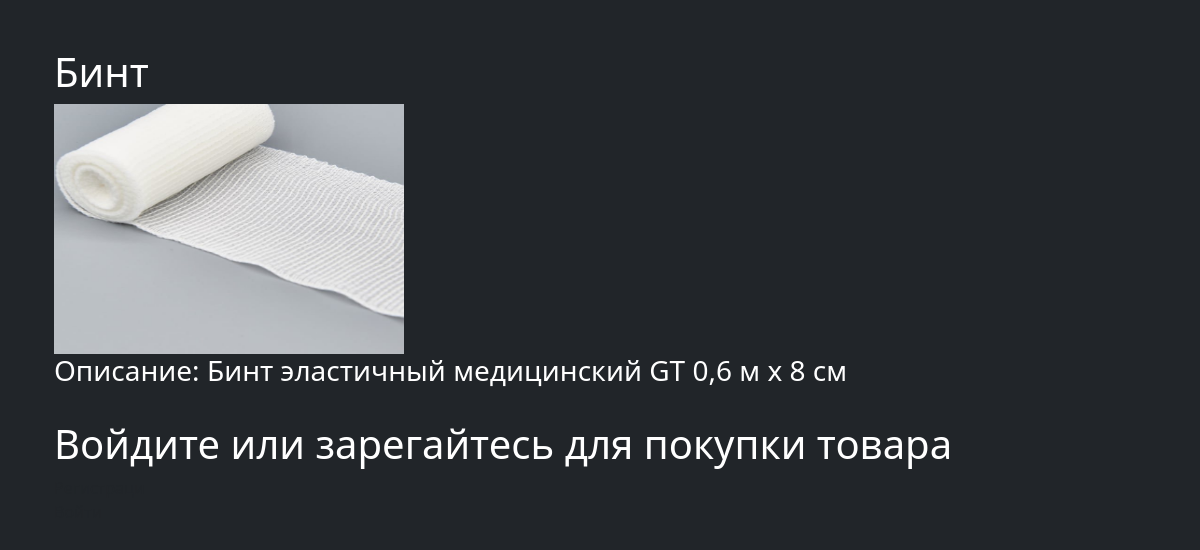
Page /product/1 on the committed database.
### index/models.py (models this page shows, shortened)
class Product(models.Model):
    pr_name = models.CharField(max_length=256)
    pr_des = models.TextField(blank=True)
    pr_price =models.FloatField()
    pr_count=models.IntegerField()
    pr_photo = models.ImageField(upload_to='media')
    pr_category = models.ForeignKey(Category, on_delete=models.CASCADE)

### index/views.py (the view)
# urls.py: path('product/<int:pk>', views.product_page),
def product_page(request,pk):
    product = Product.objects.filter(id=pk)
    context = {'products': product}
    return render(request,'product.html', context)

### index/templates/product.html (shortened to what this page needs)
{% load static %}
<!DOCTYPE html>
<html lang="ru">
<link rel="stylesheet" href="https://cdn.jsdelivr.net/npm/bootstrap@5.3.3/dist/css/bootstrap.min.css">
<head>
</head>
<body class="bg bg-dark">
<div class="container px-4 py-5">
    {% for p in products %}
    <h1 class="text-white">{{ p.pr_name }}</h1>
    <img src="{{ p.pr_photo.url }}" alt="{{ p.pr_name}}" width="350" height="250">
    <br>
    <h3 class="text-white">Описание: {{ p.pr_des }}</h3>
    <br>
    {% if user.is_authenticated %}
    <h3 class="text-white">Цена: {{ p.pr_price }}</h3>
    <form action="/to-cart/{{ p.id }}" method="post">
        {% csrf_token %}
        <input type="number" min="1" name="pr_quantity">
        <button type="submit" class="btn btn-success"> Добавить в корзину</button>
    </form>
    {% else %}
    <h1 class="text-white">Войдите или зарегайтесь для покупки товара </h1>
    <a href="/register" class="nav-link active">Регистраци</a>
    <a href="/accounts/login" class="nav-link active">Войти</a>
    {% endif %}
    {% endfor %}
</div>
</body>
</html>

### rows in the picture
Product: pr_name "Бинт", pr_photo (picture), pr_des "Бинт эластичный медицинский GT 0,6 м х 8 см"
